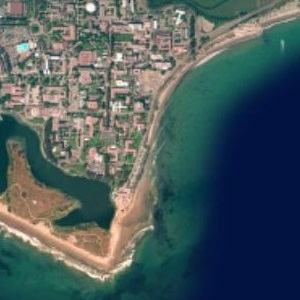
#> input picture hw2/map1.jpg, 300 x 300 px
$ python 1.3_Stich.py
#> lines starting #> are read from the running program, lines starting #| are printed output that depends on the picture
import numpy as np
import cv2 as cv
from matplotlib import pyplot as plt

if __name__ == '__main__':
    top, bot, left, right = 100, 100, 0, 100
    img1 = cv.imread('map1.jpg')
#> img1 is the input picture: shape (300, 300, 3); mean B, G, R 93.8, 91.9, 76.1
    img2 = cv.imread('map2.jpg')
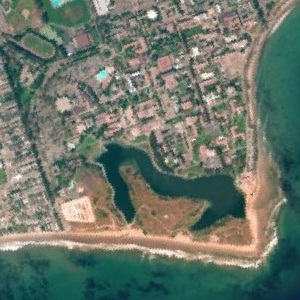
#> input picture hw2/map2.jpg, 300 x 300 px
#> img2 is the input picture: shape (300, 300, 3); mean B, G, R 106, 117.6, 107.2
    '''plt.subplot(121)
    plt.imshow(img1)
    plt.subplot(122)
    plt.imshow(img2)
    plt.show()'''
    srcImg = cv.copyMakeBorder(img1, top, bot, left, right, cv.BORDER_CONSTANT, value=(0, 0, 0))
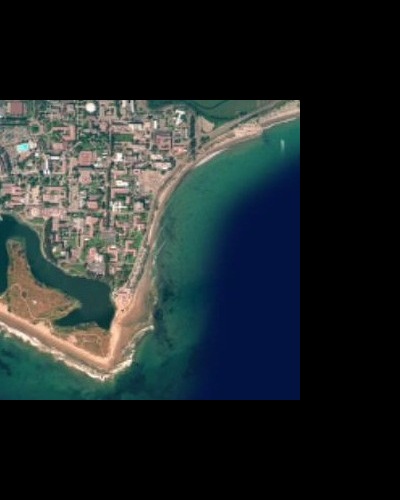
#> srcImg: shape (500, 400, 3); mean B, G, R 42.2, 41.4, 34.2
    testImg = cv.copyMakeBorder(img2, top, bot, left, right, cv.BORDER_CONSTANT, value=(0, 0, 0))
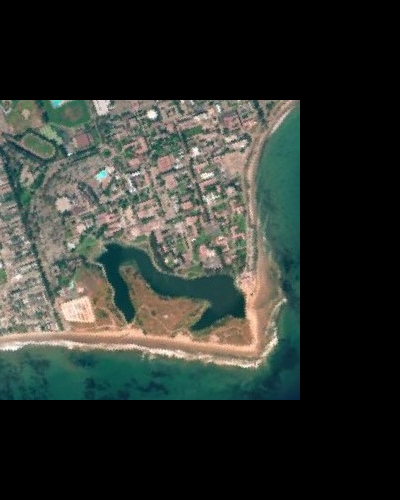
#> testImg: shape (500, 400, 3); mean B, G, R 47.7, 52.9, 48.2
    '''srcImg = img1
    testImg = img2'''
    img1gray = cv.cvtColor(srcImg, cv.COLOR_BGR2GRAY)
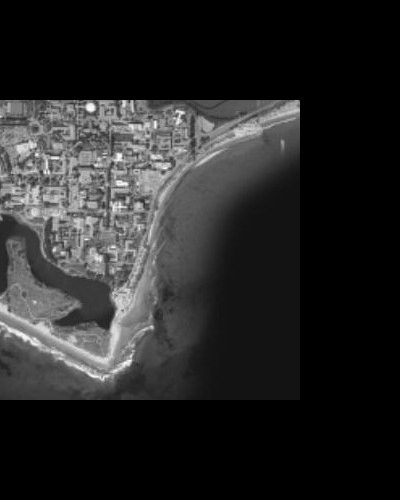
#> img1gray: shape (500, 400); min 0, max 254, mean 39.3
    img2gray = cv.cvtColor(testImg, cv.COLOR_BGR2GRAY)
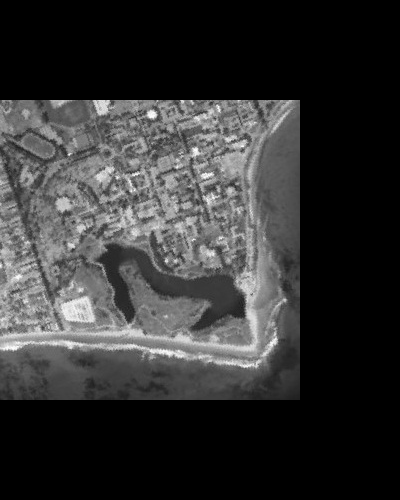
#> img2gray: shape (500, 400); min 0, max 254, mean 50.9
#> (the run stopped early here; a loop or call above may not have finished)
